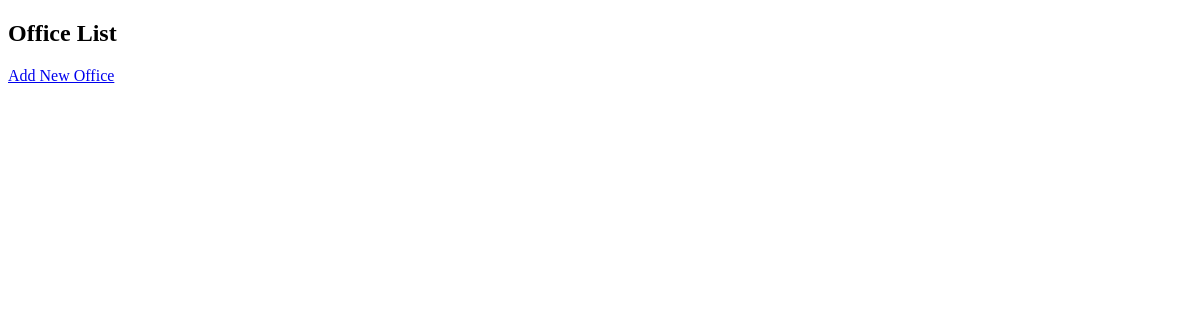
The app's page /, older data.
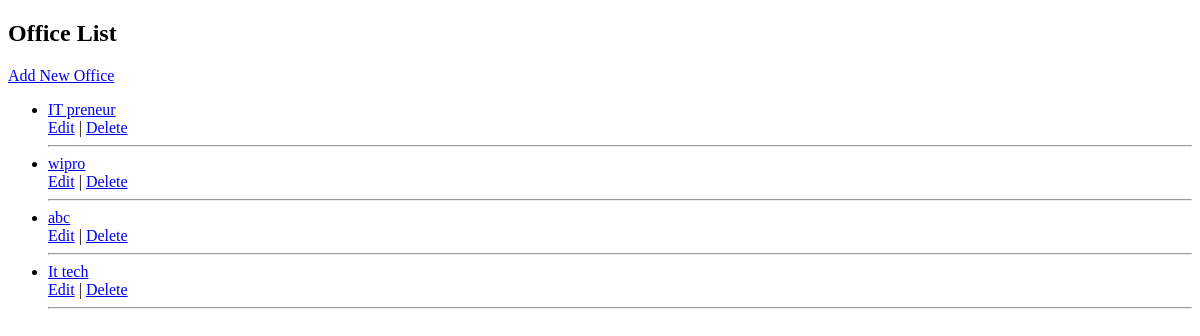
The same page, newer data.
### emp/models.py (models this page shows, shortened)
class Office(models.Model):
    name = models.CharField(max_length=255)
    location = models.CharField(max_length=255)
    employees_count = models.PositiveIntegerField()
    created_at = models.DateTimeField(auto_now_add=True)

### emp/views.py (the view)
# urls.py: path('', views.office_list, name='office_list'),
def office_list(request):
    offices = Office.objects.all()
    return render(request, 'emp/office_list.html', {'offices': offices})

### emp/templates/emp/office_list.html (shortened to what this page needs)
<!DOCTYPE html>
<html lang="en">
<head>
</head>
<body>
    <h2>Office List</h2>
<a href="{% url 'add_office' %}">Add New Office</a>
<ul>
  {% for office in offices %}
    <li>
      <a href="{% url 'office_detail' office.pk %}">{{ office.name }}</a> <br>
      <a href="{% url 'edit_office' office.pk %}">Edit</a> |
      <a href="{% url 'delete_office' office.pk %}">Delete</a>
      <hr>
    </li>
  {% endfor %}
</ul>
</body>
</html>

Row changes from the older to the newer data that the page shows:
added Office: name "IT preneur"
added Office: name "wipro"
added Office: name "abc"
added Office: name "It tech"
